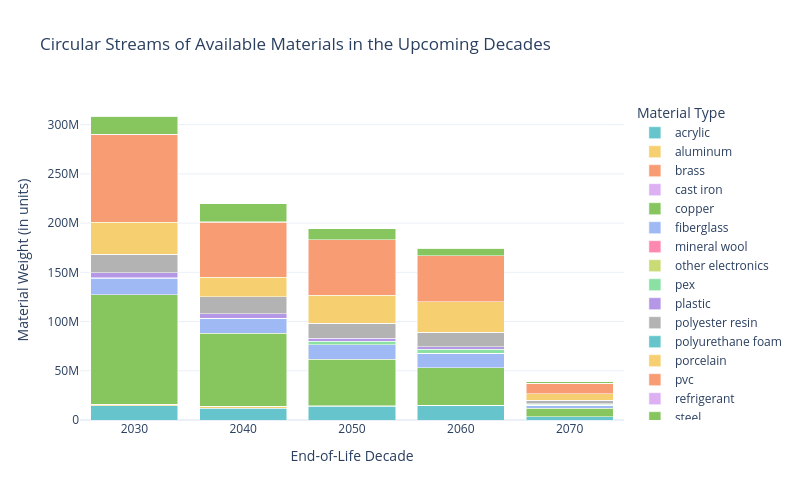

The notebook cell this image was saved under:
### Code cell
# # Create a vertical bar chart
# material_availability.plot(kind='bar', stacked=True, figsize=(10, 5))
# plt.title("Circular Streams of Available Materials in the Upcoming Decades")
# plt.xlabel("End-of-Life Decade")
# plt.ylabel("Material Weight (in units)")
# # remove grid
# plt.grid(False)
# plt.legend(title="Material Type", bbox_to_anchor=(1.05, 1), loc='upper left')
# plt.tight_layout()
# plt.gca().xaxis.set_major_locator(plt.MaxNLocator(integer=True))

# Reset index to get 'end_of_life_decade' as a column
material_availability_reset = material_availability_future.reset_index()

# Melt the DataFrame to long format
material_availability_melted = material_availability_reset.melt(
    id_vars='end_of_life_decade',
    var_name='Material',
    value_name='Material Weight'
)
import plotly.express as px

# Create the stacked bar chart
fig = px.bar(
    material_availability_melted,
    x='end_of_life_decade',
    y='Material Weight',
    color='Material',
    title="Circular Streams of Available Materials in the Upcoming Decades",
    labels={'end_of_life_decade': 'End-of-Life Decade', 'Material Weight': 'Material Weight (in units)'},
    width=800,
    height=500,
    color_discrete_sequence=px.colors.qualitative.Pastel  # Use Pastel palette
)
fig.update_layout(barmode='stack')

# Cleaner layout
fig.update_layout(
    template='plotly_white',
    xaxis_title='End-of-Life Decade',
    yaxis_title='Material Weight (in units)',
    legend_title='Material Type',
    showlegend=True
)

fig.show()

# Export the figure as SVG
fig.write_image('material_availability.svg')

### Figure 1 — Plotly figure (JSON) as saved in the notebook; plotly's stock layout.template omitted (floating-point values rounded to 4 significant figures)
{"data": [{"alignmentgroup": "True", "hovertemplate": "Material=acrylic<br>End-of-Life Decade=%{x}<br>Material Weight (in units)=%{y}<extra></extra>", "legendgroup": "acrylic", "marker": {"color": "rgb(102, 197, 204)", "pattern": {"shape": ""}}, "name": "acrylic", "offsetgroup": "acrylic", "orientation": "v", "showlegend": true, "textposition": "auto", "type": "bar", "x": [2030, 2040, 2050, 2060, 2070], "xaxis": "x", "y": [14483275, 12186755, 14181160, 14797815, 3303615], "yaxis": "y"}, {"alignmentgroup": "True", "hovertemplate": "Material=aluminum<br>End-of-Life Decade=%{x}<br>Material Weight (in units)=%{y}<extra></extra>", "legendgroup": "aluminum", "marker": {"color": "rgb(246, 207, 113)", "pattern": {"shape": ""}}, "name": "aluminum", "offsetgroup": "aluminum", "orientation": "v", "showlegend": true, "textposition": "auto", "type": "bar", "x": [2030, 2040, 2050, 2060, 2070], "xaxis": "x", "y": [1196000.0, 1799000.0, 481900.0, 0, 0], "yaxis": "y"}, {"alignmentgroup": "True", "hovertemplate": "Material=brass<br>End-of-Life Decade=%{x}<br>Material Weight (in units)=%{y}<extra></extra>", "legendgroup": "brass", "marker": {"color": "rgb(248, 156, 116)", "pattern": {"shape": ""}}, "name": "brass", "offsetgroup": "brass", "orientation": "v", "showlegend": true, "textposition": "auto", "type": "bar", "x": [2030, 2040, 2050, 2060, 2070], "xaxis": "x", "y": [151300.0, 166800.0, 59060.0, 0, 0], "yaxis": "y"}, {"alignmentgroup": "True", "hovertemplate": "Material=cast iron<br>End-of-Life Decade=%{x}<br>Material Weight (in units)=%{y}<extra></extra>", "legendgroup": "cast iron", "marker": {"color": "rgb(220, 176, 242)", "pattern": {"shape": ""}}, "name": "cast iron", "offsetgroup": "cast iron", "orientation": "v", "showlegend": true, "textposition": "auto", "type": "bar", "x": [2030, 2040, 2050, 2060, 2070], "xaxis": "x", "y": [0, 0, 0, 0, 0], "yaxis": "y"}, {"alignmentgroup": "True", "hovertemplate": "Material=copper<br>End-of-Life Decade=%{x}<br>Material Weight (in units)=%{y}<extra></extra>", "legendgroup": "copper", "marker": {"color": "rgb(135, 197, 95)", "pattern": {"shape": ""}}, "name": "copper", "offsetgroup": "copper", "orientation": "v", "showlegend": true, "textposition": "auto", "type": "bar", "x": [2030, 2040, 2050, 2060, 2070], "xaxis": "x", "y": [111500000.0, 74170000.0, 46850000.0, 38230000.0, 8508000.0], "yaxis": "y"}, {"alignmentgroup": "True", "hovertemplate": "Material=fiberglass<br>End-of-Life Decade=%{x}<br>Material Weight (in units)=%{y}<extra></extra>", "legendgroup": "fiberglass", "marker": {"color": "rgb(158, 185, 243)", "pattern": {"shape": ""}}, "name": "fiberglass", "offsetgroup": "fiberglass", "orientation": "v", "showlegend": true, "textposition": "auto", "type": "bar", "x": [2030, 2040, 2050, 2060, 2070], "xaxis": "x", "y": [16660000.0, 14650000.0, 14730000.0, 14797815, 3303615], "yaxis": "y"}, {"alignmentgroup": "True", "hovertemplate": "Material=mineral wool<br>End-of-Life Decade=%{x}<br>Material Weight (in units)=%{y}<extra></extra>", "legendgroup": "mineral wool", "marker": {"color": "rgb(254, 136, 177)", "pattern": {"shape": ""}}, "name": "mineral wool", "offsetgroup": "mineral wool", "orientation": "v", "showlegend": true, "textposition": "auto", "type": "bar", "x": [2030, 2040, 2050, 2060, 2070], "xaxis": "x", "y": [378200.0, 417100.0, 147700.0, 0, 0], "yaxis": "y"}, {"alignmentgroup": "True", "hovertemplate": "Material=other electronics<br>End-of-Life Decade=%{x}<br>Material Weight (in units)=%{y}<extra></extra>", "legendgroup": "other electronics", "marker": {"color": "rgb(201, 219, 116)", "pattern": {"shape": ""}}, "name": "other electronics", "offsetgroup": "other electronics", "orientation": "v", "showlegend": true, "textposition": "auto", "type": "bar", "x": [2030, 2040, 2050, 2060, 2070], "xaxis": "x", "y": [75650.0, 83420.0, 29530.0, 0, 0], "yaxis": "y"}, {"alignmentgroup": "True", "hovertemplate": "Material=pex<br>End-of-Life Decade=%{x}<br>Material Weight (in units)=%{y}<extra></extra>", "legendgroup": "pex", "marker": {"color": "rgb(139, 224, 164)", "pattern": {"shape": ""}}, "name": "pex", "offsetgroup": "pex", "orientation": "v", "showlegend": true, "textposition": "auto", "type": "bar", "x": [2030, 2040, 2050, 2060, 2070], "xaxis": "x", "y": [0, 0, 3514000.0, 4099000.0, 1040000.0], "yaxis": "y"}, {"alignmentgroup": "True", "hovertemplate": "Material=plastic<br>End-of-Life Decade=%{x}<br>Material Weight (in units)=%{y}<extra></extra>", "legendgroup": "plastic", "marker": {"color": "rgb(180, 151, 231)", "pattern": {"shape": ""}}, "name": "plastic", "offsetgroup": "plastic", "orientation": "v", "showlegend": true, "textposition": "auto", "type": "bar", "x": [2030, 2040, 2050, 2060, 2070], "xaxis": "x", "y": [5022000.0, 4374000.0, 2853000.0, 2534000.0, 563700.0], "yaxis": "y"}, {"alignmentgroup": "True", "hovertemplate": "Material=polyester resin<br>End-of-Life Decade=%{x}<br>Material Weight (in units)=%{y}<extra></extra>", "legendgroup": "polyester resin", "marker": {"color": "rgb(179, 179, 179)", "pattern": {"shape": ""}}, "name": "polyester resin", "offsetgroup": "polyester resin", "orientation": "v", "showlegend": true, "textposition": "auto", "type": "bar", "x": [2030, 2040, 2050, 2060, 2070], "xaxis": "x", "y": [18843260, 17119360, 15282365, 14797815, 3303615], "yaxis": "y"}, {"alignmentgroup": "True", "hovertemplate": "Material=polyurethane foam<br>End-of-Life Decade=%{x}<br>Material Weight (in units)=%{y}<extra></extra>", "legendgroup": "polyurethane foam", "marker": {"color": "rgb(102, 197, 204)", "pattern": {"shape": ""}}, "name": "polyurethane foam", "offsetgroup": "polyurethane foam", "orientation": "v", "showlegend": true, "textposition": "auto", "type": "bar", "x": [2030, 2040, 2050, 2060, 2070], "xaxis": "x", "y": [0, 0, 0, 0, 0], "yaxis": "y"}, {"alignmentgroup": "True", "hovertemplate": "Material=porcelain<br>End-of-Life Decade=%{x}<br>Material Weight (in units)=%{y}<extra></extra>", "legendgroup": "porcelain", "marker": {"color": "rgb(246, 207, 113)", "pattern": {"shape": ""}}, "name": "porcelain", "offsetgroup": "porcelain", "orientation": "v", "showlegend": true, "textposition": "auto", "type": "bar", "x": [2030, 2040, 2050, 2060, 2070], "xaxis": "x", "y": [32510000.0, 19933854, 28840000.0, 30767190, 6844000.0], "yaxis": "y"}, {"alignmentgroup": "True", "hovertemplate": "Material=pvc<br>End-of-Life Decade=%{x}<br>Material Weight (in units)=%{y}<extra></extra>", "legendgroup": "pvc", "marker": {"color": "rgb(248, 156, 116)", "pattern": {"shape": ""}}, "name": "pvc", "offsetgroup": "pvc", "orientation": "v", "showlegend": true, "textposition": "auto", "type": "bar", "x": [2030, 2040, 2050, 2060, 2070], "xaxis": "x", "y": [88970000.0, 56040000.0, 55910000.0, 46720000.0, 10400000.0], "yaxis": "y"}, {"alignmentgroup": "True", "hovertemplate": "Material=refrigerant<br>End-of-Life Decade=%{x}<br>Material Weight (in units)=%{y}<extra></extra>", "legendgroup": "refrigerant", "marker": {"color": "rgb(220, 176, 242)", "pattern": {"shape": ""}}, "name": "refrigerant", "offsetgroup": "refrigerant", "orientation": "v", "showlegend": true, "textposition": "auto", "type": "bar", "x": [2030, 2040, 2050, 2060, 2070], "xaxis": "x", "y": [261100.0, 408100.0, 105700.0, 0, 0], "yaxis": "y"}, {"alignmentgroup": "True", "hovertemplate": "Material=steel<br>End-of-Life Decade=%{x}<br>Material Weight (in units)=%{y}<extra></extra>", "legendgroup": "steel", "marker": {"color": "rgb(135, 197, 95)", "pattern": {"shape": ""}}, "name": "steel", "offsetgroup": "steel", "orientation": "v", "showlegend": true, "textposition": "auto", "type": "bar", "x": [2030, 2040, 2050, 2060, 2070], "xaxis": "x", "y": [18690000.0, 18300000.0, 11470000.0, 7828000.0, 1745377], "yaxis": "y"}, {"alignmentgroup": "True", "hovertemplate": "Material=zinc coating<br>End-of-Life Decade=%{x}<br>Material Weight (in units)=%{y}<extra></extra>", "legendgroup": "zinc coating", "marker": {"color": "rgb(158, 185, 243)", "pattern": {"shape": ""}}, "name": "zinc coating", "offsetgroup": "zinc coating", "orientation": "v", "showlegend": true, "textposition": "auto", "type": "bar", "x": [2030, 2040, 2050, 2060, 2070], "xaxis": "x", "y": [0, 0, 0, 0, 0], "yaxis": "y"}], "layout": {"barmode": "stack", "height": 500, "legend": {"title": {"text": "Material Type"}, "tracegroupgap": 0}, "showlegend": true, "title": {"text": "Circular Streams of Available Materials in the Upcoming Decades"}, "width": 800, "xaxis": {"anchor": "y", "domain": [0, 1], "title": {"text": "End-of-Life Decade"}}, "yaxis": {"anchor": "x", "domain": [0, 1], "title": {"text": "Material Weight (in units)"}}}}
